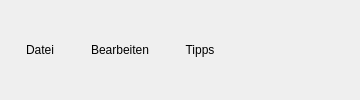
     <widget class="QFrame" name="toolBarFrame">
      <property name="sizePolicy">
       <sizepolicy hsizetype="Expanding" vsizetype="Fixed">
        <horstretch>0</horstretch>
        <verstretch>0</verstretch>
       </sizepolicy>
      </property>
      <property name="minimumSize">
       <size>
        <width>0</width>
        <height>23</height>
       </size>
      </property>
      <property name="styleSheet">
       <string notr="true">QFrame#toolBarFrame
{
	background-color: #9c9ea2;
}

QMenu
{
	background-color: #9c9ea2;
}

</string>
      </property>
      <layout class="QHBoxLayout" name="horizontalLayout">
       <property name="spacing">
        <number>0</number>
       </property>
       <property name="sizeConstraint">
        <enum>QLayout::SetDefaultConstraint</enum>
       </property>
       <property name="leftMargin">
        <number>0</number>
       </property>
       <property name="topMargin">
        <number>0</number>
       </property>
       <property name="rightMargin">
        <number>0</number>
       </property>
       <property name="bottomMargin">
        <number>0</number>
       </property>
       <item>
        <widget class="QPushButton" name="buttonFile">
         <property name="sizePolicy">
          <sizepolicy hsizetype="Fixed" vsizetype="Fixed">
           <horstretch>0</horstretch>
           <verstretch>0</verstretch>
          </sizepolicy>
         </property>
         <property name="minimumSize">
          <size>
           <width>0</width>
           <height>20</height>
          </size>
         </property>
         <property name="styleSheet">
          <string notr="true"/>
         </property>
         <property name="text">
          <string>Datei</string>
         </property>
         <property name="default">
          <bool>false</bool>
         </property>
         <property name="flat">
          <bool>true</bool>
         </property>
        </widget>
       </item>
       <item>
        <widget class="QPushButton" name="buttonEdit">
         <property name="sizePolicy">
          <sizepolicy hsizetype="Fixed" vsizetype="Fixed">
           <horstretch>0</horstretch>
           <verstretch>0</verstretch>
          </sizepolicy>
         </property>
         <property name="minimumSize">
          <size>
           <width>0</width>
           <height>20</height>
          </size>
         </property>
         <property name="styleSheet">
          <string notr="true"/>
         </property>
         <property name="text">
          <string>Bearbeiten</string>
         </property>
         <property name="default">
          <bool>false</bool>
         </property>
         <property name="flat">
          <bool>true</bool>
         </property>
        </widget>
       </item>
       <item>
        <widget class="QPushButton" name="buttonHints">
         <property name="sizePolicy">
          <sizepolicy hsizetype="Fixed" vsizetype="Fixed">
           <horstretch>0</horstretch>
           <verstretch>0</verstretch>
          </sizepolicy>
         </property>
         <property name="minimumSize">
          <size>
           <width>0</width>
           <height>20</height>
          </size>
         </property>
         <property name="styleSheet">
          <string notr="true"/>
         </property>
         <property name="text">
          <string>Tipps</string>
         </property>
         <property name="default">
          <bool>false</bool>
         </property>
         <property name="flat">
          <bool>true</bool>
         </property>
        </widget>
       </item>
       <item>
        <spacer name="horizontalSpacer">
         <property name="orientation">
          <enum>Qt::Horizontal</enum>
         </property>
         <property name="sizeHint" stdset="0">
          <size>
           <width>40</width>
           <height>20</height>
          </size>
         </property>
        </spacer>
       </item>
       <item>
        <widget class="QPushButton" name="buttonMinimize">
         <property name="minimumSize">
          <size>
           <width>0</width>
           <height>20</height>
          </size>
         </property>
         <property name="text">
          <string/>
         </property>
         <property name="icon">
          <iconset resource="resources.qrc">
           <normaloff>:/Assets/minimize.png</normaloff>:/Assets/minimize.png</iconset>
         </property>
         <property name="flat">
          <bool>true</bool>
         </property>
        </widget>
       </item>
       <item>
        <widget class="QPushButton" name="buttonClose">
         <property name="minimumSize">
          <size>
           <width>0</width>
           <height>20</height>
          </size>
         </property>
         <property name="text">
          <string/>
         </property>
         <property name="icon">
          <iconset resource="resources.qrc">
           <normaloff>:/Assets/close.png</normaloff>:/Assets/close.png</iconset>
         </property>
         <property name="flat">
          <bool>true</bool>
         </property>
        </widget>
       </item>
      </layout>
     </widget>
